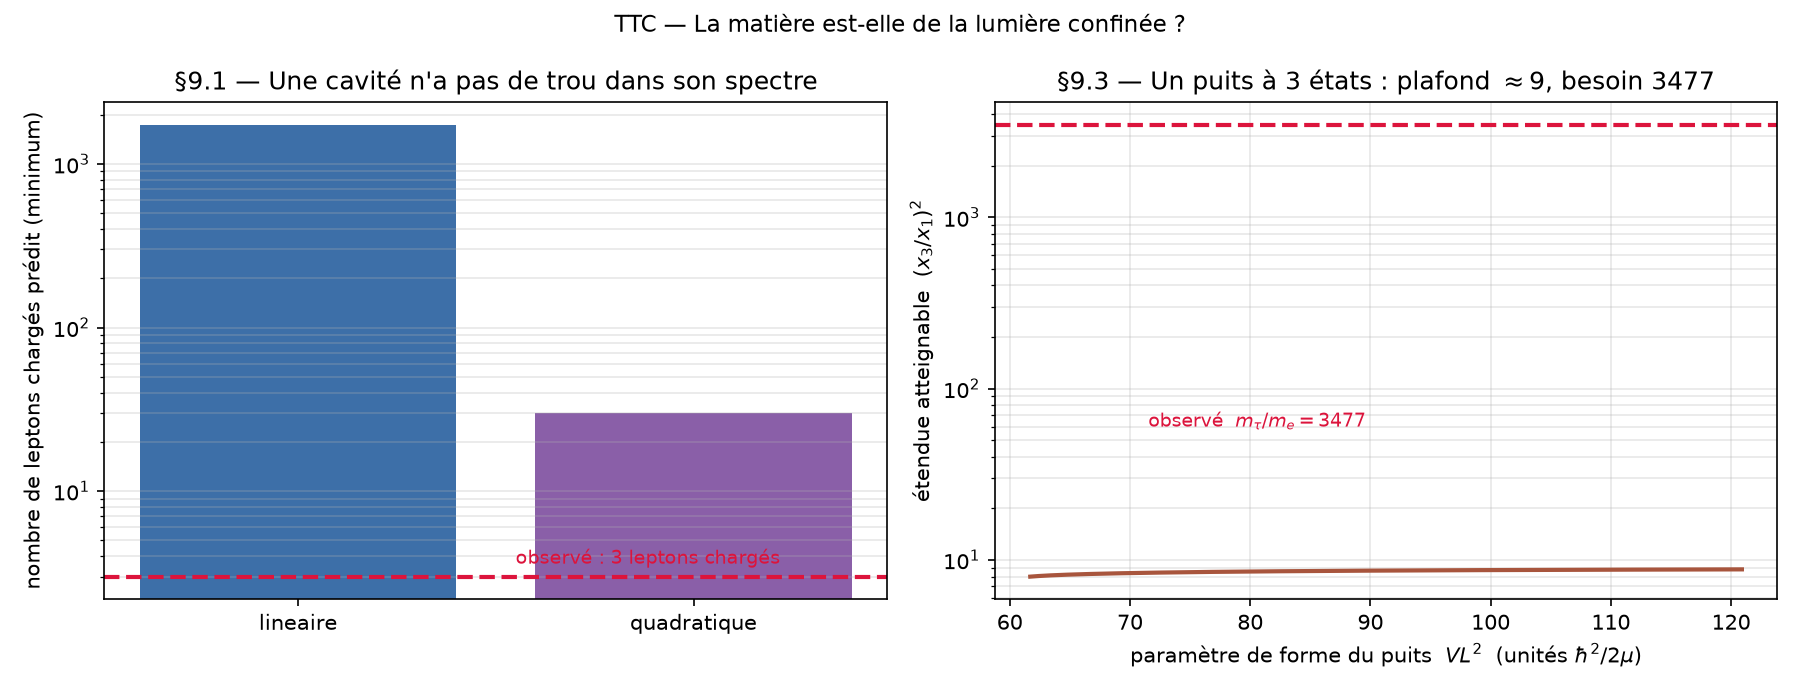

Recreate this plot in Python.
# -*- coding: utf-8 -*-
"""
TTC — Test du comptage de modes : "la matiere est-elle de la lumiere confinee ?"
===============================================================================
Accompagne TTC-deliement-bilan-energetique.md, section 9.

Ontologie testee ("lumiere confinee", notee C-light) :
    la matiere est un MODE d'un champ sans masse (Phi, m_Phi = 0, WP ligne 218)
    confine dans une cavite. La masse du mode est son energie propre :
        loi LINEAIRE    (cavite relativiste, photon) : m_n = hbar c x_n / L
        loi QUADRATIQUE (puits Schrodinger)          : m_n = hbar^2 x_n^2 /(2 mu L^2)
    ou x_n sont les zeros sans dimension fixes par la FORME du puits.

Point cle : L ne fait que fixer l'echelle globale, il ne change AUCUN rapport.
Les rapports de masse sont donc entierement determines par la forme du puits.
C'est une prediction, donc une prise pour la falsification.

Theoreme de comptage (Partie 1)
-------------------------------
Les zeros (l = 0) d'un puits spherique verifient (k-1/2)*pi < x_k < k*pi.
Donc x_N/x_1 < 2N pour un puits a N etats lies.

Corollaire : pour obtenir un rapport m_N/m_1 donne, il faut
        N > (m_N/m_1)^(1/alpha) / 2
Avec les leptons charges (m_tau/m_e = 3477), cela impose un NOMBRE MINIMAL de
generations. On en observe 3.

Sorties : ttc_confinement_modes.json, ttc_confinement_modes.png
"""

import json
import numpy as np
from scipy.special import spherical_jn

try:
    import matplotlib
    matplotlib.use("Agg")
    import matplotlib.pyplot as plt
    HAS_MPL = True
except ImportError:
    HAS_MPL = False

# --- masses observees (MeV) -------------------------------------------------
M_E, M_MU, M_TAU = 0.51099895000, 105.6583755, 1776.86
RATIO_MU = M_MU / M_E        # 206.768
RATIO_TAU = M_TAU / M_E      # 3477.23
SPAN = RATIO_TAU             # etalement du spectre


# ---------------------------------------------------------------------------
# Partie 1 — theoreme de comptage
# ---------------------------------------------------------------------------
def part1_counting_theorem(span=SPAN):
    """N_min tel que x_N/x_1 puisse atteindre span (loi lineaire ou quadratique)."""
    rows = []
    for name, alpha in (("lineaire (cavite relativiste, m ~ x)", 1.0),
                        ("quadratique (puits Schrodinger, m ~ x^2)", 2.0)):
        need = span ** (1.0 / alpha)      # x_N/x_1 requis
        n_min = int(np.floor(need / 2.0)) + 1   # car x_N/x_1 < 2N
        rows.append({"loi": name, "alpha": alpha,
                     "x_N_over_x_1_requis": float(need),
                     "N_min_theorique": n_min})
    return rows


# ---------------------------------------------------------------------------
# Partie 2 — puits sans parametre libre : predictions chiffrees
# ---------------------------------------------------------------------------
def bessel_zeros(l_max=4, n_max=5):
    """Zeros x_{n,l} de j_l."""
    tab = {}
    for l in range(l_max + 1):
        zs = []
        x0 = 1e-3
        # balayage puis bissection
        grid = np.linspace(1e-3, (n_max + 0.6) * np.pi, 200000)
        vals = spherical_jn(l, grid)
        sc = np.where(np.sign(vals[:-1]) * np.sign(vals[1:]) < 0)[0]
        for i in sc[:n_max]:
            a, b = grid[i], grid[i + 1]
            for _ in range(80):
                m = 0.5 * (a + b)
                if np.sign(spherical_jn(l, a)) * np.sign(spherical_jn(l, m)) <= 0:
                    b = m
                else:
                    a = m
            zs.append(float(0.5 * (a + b)))
        tab[l] = zs
    return tab


def part2_parameter_free(ztab, n_states=3):
    """Puits infiniment profond : forme fixe, AUCUN parametre.

    Version la plus favorable a l'ontologie : on autorise TOUS les moments
    cinetiques l <= 4 et on prend les 3 niveaux les plus bas (cela reduit les
    rapports, donc rapproche de l'observation).
    """
    levels = sorted(z for l in ztab for z in ztab[l])[:n_states]
    pred_lin = [float(zz / levels[0]) for zz in levels]
    pred_quad = [float((zz / levels[0]) ** 2) for zz in levels]
    obs = [1.0, RATIO_MU, RATIO_TAU]
    rows = []
    for i in range(n_states):
        rows.append({"niveau": i + 1, "x_n": levels[i],
                     "predit_lineaire": pred_lin[i],
                     "predit_quadratique": pred_quad[i],
                     "observe_m_lepton_m_e": obs[i],
                     "ecart_lineaire": obs[i] / pred_lin[i],
                     "ecart_quadratique": obs[i] / pred_quad[i]})
    return rows


# ---------------------------------------------------------------------------
# Partie 3 — puits fini : UN seul parametre de forme, donc un vrai test
# ---------------------------------------------------------------------------
def finite_well_zeros(VL2, l=0, n_scan=4000):
    """Zeros de x*cot(x) = -sqrt(VL2 - x^2)  (l=0), VL2 = 2 mu V L^2 / hbar^2.
    x doit tomber dans (k*pi + pi/2, (k+1)*pi) ou cot < 0."""
    if VL2 <= 0:
        return []
    R0 = np.sqrt(VL2)
    roots = []
    for k in range(0, int(R0 / np.pi) + 2):
        a, b = k * np.pi + np.pi / 2 + 1e-9, min((k + 1) * np.pi - 1e-9, R0)
        if b <= a:
            continue

        def g(x):
            x = np.asarray(x, dtype=float)
            return x / np.tan(x) + np.sqrt(np.maximum(R0 * R0 - x * x, 0.0))

        xs = np.linspace(a, b, n_scan)
        vs = g(xs)
        ok = np.isfinite(vs)
        sc = [i for i in range(len(vs) - 1)
              if ok[i] and ok[i + 1] and vs[i] * vs[i + 1] < 0]
        for i in sc:
            lo, hi = xs[i], xs[i + 1]
            flo = g(lo)
            for _ in range(120):
                m = 0.5 * (lo + hi)
                if flo * g(m) <= 0:
                    hi = m
                else:
                    lo, flo = m, g(m)
            roots.append(float(0.5 * (lo + hi)))
    return sorted(roots)


def part3_finite_well():
    """Un puits spherique fini n'a qu'UN parametre de forme VL2.

    La fenetre a exactement 3 etats lies est R0 in (5pi/2, 7pi/2), soit
    VL2 in (61.7, 120.9). L'etendue maximale y est atteinte aux bornes :
        x_1 -> pi/2 ,  x_3 -> 3pi   =>   x_3/x_1 -> 6  (et non 2N quelconque)
    On balaye toute la fenetre pour le verifier numeriquement.
    """
    scan = []
    for VL2 in np.linspace(60.0, 122.0, 620):
        zs = finite_well_zeros(VL2)
        if len(zs) == 3:
            scan.append({"VL2": float(VL2),
                         "x": zs,
                         "span_lineaire": zs[-1] / zs[0],
                         "span_quadratique": (zs[-1] / zs[0]) ** 2})
    if not scan:
        return {}, []
    max_lin = max(s["span_lineaire"] for s in scan)
    max_quad = max(s["span_quadratique"] for s in scan)
    summary = {"n_points_3_etats": len(scan),
               "VL2_min": scan[0]["VL2"], "VL2_max": scan[-1]["VL2"],
               "span_lineaire_max_atteignable": float(max_lin),
               "span_quadratique_max_atteignable": float(max_quad),
               "borne_theorique_lineaire": 6.0,
               "borne_theorique_quadratique": 36.0,
               "span_observe": float(SPAN)}
    return summary, scan


# ---------------------------------------------------------------------------
# Partie 4 — bilans de parametres
# ---------------------------------------------------------------------------
def part4_parameter_budget(n_fermions=9):
    """Combien de parametres libres dans chaque ontologie ?"""
    return [
        {"ontologie": "Modele standard (Yukawa)", "parametres": n_fermions,
         "commentaire": "1 couplage de Yukawa par fermion"},
        {"ontologie": "Lumiere confinee, une cavite par fermion",
         "parametres": 2 * n_fermions,
         "commentaire": "profondeur V et taille L par fermion -> 2N"},
        {"ontologie": "Lumiere confinee, une seule forme de puits",
         "parametres": 1,
         "commentaire": "1 parametre de forme, mais REFUTE (Partie 3)"},
    ]


def main():
    L = []
    add = L.append

    # ---- P1
    add("=" * 80)
    add("PARTIE 1 — Theoreme de comptage : une cavite n'a pas de trous")
    add("=" * 80)
    add("Un puits a N etats lies verifie x_N/x_1 < 2N  (zeros l=0).")
    add("Pour atteindre l'etendue observee m_tau/m_e = %.2f :" % SPAN)
    add("")
    p1 = part1_counting_theorem()
    add(f"{'loi de dispersion':<44} {'x_N/x_1 requis':>16} {'N_min':>8}")
    add("-" * 80)
    for r in p1:
        add(f"{r['loi']:<44} {r['x_N_over_x_1_requis']:16.2f} {r['N_min_theorique']:8d}")
    add("-" * 80)
    add("=> NOMBRE MINIMAL DE LEPTONS CHARGES PREDIT :")
    for r in p1:
        add(f"   {r['loi'].split(' (')[0]:<12} : au moins {r['N_min_theorique']} leptons charges")
    add("")
    add("   OBSERVE : 3.")
    add("   => L'ontologie 'lumiere confinee' avec une cavite ordinaire est REFUTEE,")
    add("      quelle que soit la forme du puits (borne independante de la forme).")

    # ---- P2
    add("")
    add("=" * 80)
    add("PARTIE 2 — Puits infiniment profond (forme fixe, zero parametre)")
    add("=" * 80)
    ztab = bessel_zeros()
    p2 = part2_parameter_free(ztab)
    add("Version la plus favorable : tous les moments l <= 4 autorises,")
    add("3 niveaux les plus bas (cela MINORE les rapports).")
    add("")
    add(f"{'niveau':>6} {'x_n':>8} {'predit lin.':>13} {'predit quad.':>13} "
        f"{'OBSERVE':>11} {'ecart lin.':>11}")
    add("-" * 80)
    for r in p2:
        add(f"{r['niveau']:6d} {r['x_n']:8.4f} {r['predit_lineaire']:13.3f} "
            f"{r['predit_quadratique']:13.3f} {r['observe_m_lepton_m_e']:11.3f} "
            f"{r['ecart_lineaire']:10.1f}x")
    add("-" * 80)
    add("=> Le puits sans parametre predit 1 : %.2f : %.2f (lineaire)."
        % (p2[1]["predit_lineaire"], p2[2]["predit_lineaire"]))
    add("   L'observation donne 1 : %.2f : %.2f." % (RATIO_MU, RATIO_TAU))
    add("   Ecart sur la 3e generation : facteur %.0f." % p2[2]["ecart_lineaire"])

    # ---- P3
    add("")
    add("=" * 80)
    add("PARTIE 3 — Puits fini : un seul parametre de forme, donc un VRAI test")
    add("=" * 80)
    s3, scan3 = part3_finite_well()
    if s3:
        add(f"fenetre a 3 etats : R0 dans (5pi/2, 7pi/2)  =>  VL2 dans (61.7, 120.9)")
        add(f"{s3['n_points_3_etats']} puits balayes ; borne LACHE 6 (lin.) et 36 (quad.)")
        add("")
        add(f"  maximum REELLEMENT calcule, loi lineaire    : {s3['span_lineaire_max_atteignable']:.3f}"
            f"   (borne lache {s3['borne_theorique_lineaire']:.0f})")
        add(f"  maximum REELLEMENT calcule, loi quadratique : {s3['span_quadratique_max_atteignable']:.1f}"
            f"   (borne lache {s3['borne_theorique_quadratique']:.0f})")
        add(f"  etendue OBSERVEE (m_tau/m_e)               : {s3['span_observe']:.1f}")
        add("")
        add("=> Meme au mieux, un puits a 3 etats plafonne a %.0f (quadratique) :"
            % s3['span_quadratique_max_atteignable'])
        add("   il manque un facteur %.0f sur l'etendue observee."
            % (s3['span_observe'] / s3['span_quadratique_max_atteignable']))
        add("   Le parametre de forme est donc epuise : ce n'est pas un ajustement")
        add("   possible, c'est une impossibilite.")

    # ---- P4
    add("")
    add("=" * 80)
    add("PARTIE 4 — Bilan des parametres libres")
    add("=" * 80)
    add(f"{'ontologie':<44} {'parametres':>12}")
    add("-" * 80)
    p4 = part4_parameter_budget()
    for r in p4:
        add(f"{r['ontologie']:<44} {r['parametres']:12d}")
    add("-" * 80)
    for r in p4:
        add(f"  {r['ontologie']:<42} : {r['commentaire']}")

    # ---- Verdict
    add("")
    add("=" * 80)
    add("VERDICT")
    add("=" * 80)
    add("1. 'Lumiere confinee dans une cavite ordinaire' est REFUTE :")
    add("   une cavite de N etats a un spectre SANS TROU, donc un rapport")
    add("   m_tau/m_e = 3477 exige des milliers (ou au moins 30) leptons.")
    add("   On en observe 3. Ce n'est pas un defaut d'ajustement : c'est")
    add("   une borne independante de la forme du puits.")
    add("")
    add("2. La seule ontologie 'lumiere confinee' survivante est celle ou le")
    add("   NOMBRE de modes est fixe par la TOPOLOGIE (theoreme d'indice),")
    add("   pas par une cavite. Trois generations = invariant topologique.")
    add("   Mais alors l'ontologie ne dit RIEN des rapports de masse :")
    add("   elle explique le comptage, pas le spectre.")
    add("")
    add("3. Conclusion pour le programme : 'delier de la lumiere confinee'")
    add("   ne peut pas etre la bonne formulation. Il faut soit (a) une")
    add("   cavite par fermion (2N parametres = pire que le MS), soit")
    add("   (b) une protection topologique (qui laisse les masses inexpliquees).")
    add("   Aucune des deux ne rend le deliement plus accessible : dans (a) la")
    add("   masse est l'energie de la cavite, qu'il faut payer ; dans (b) la")
    add("   masse n'est pas dans le mode confine du tout.")

    txt = "\n".join(L)
    print(txt)

    payload = {
        "observed": {"m_mu_over_m_e": float(RATIO_MU),
                     "m_tau_over_m_e": float(RATIO_TAU)},
        "counting_theorem": p1,
        "parameter_free_well": p2,
        "finite_well_3states": s3,
        "parameter_budget": p4,
        "verdict": {
            "cavity_ontology": "refutee : spectre sans trou -> N_min leptons",
            "topological_ontology": "survit pour le comptage, muette sur les rapports",
        },
    }
    with open("ttc_confinement_modes.json", "w", encoding="utf-8") as fh:
        json.dump(payload, fh, indent=2, ensure_ascii=False)

    if HAS_MPL:
        fig, ax = plt.subplots(1, 2, figsize=(12, 4.6))

        # (a) nombre minimal de leptons predit vs observe
        names = [r["loi"].split(" (")[0] for r in p1]
        nmins = [r["N_min_theorique"] for r in p1]
        ax[0].bar(names, nmins, color=["#3d6fa8", "#8a5fa8"])
        ax[0].axhline(3, color="crimson", ls="--", lw=2)
        ax[0].text(0.55, 3.6, "observé : 3 leptons chargés", color="crimson", fontsize=9)
        ax[0].set_yscale("log")
        ax[0].set_ylabel("nombre de leptons chargés prédit (minimum)")
        ax[0].set_title("§9.1 — Une cavité n'a pas de trou dans son spectre")
        ax[0].grid(alpha=0.3, axis="y", which="both")

        # (b) puits fini a 3 etats : etendue atteignable
        if scan3:
            vl = [s["VL2"] for s in scan3]
            sp = [s["span_quadratique"] for s in scan3]
            ax[1].plot(vl, sp, lw=2, color="#a8553d")
            ax[1].axhline(SPAN, color="crimson", ls="--", lw=2)
            ax[1].set_yscale("log")
            ax[1].set_xlabel(r"paramètre de forme du puits  $V L^2$  (unités $\hbar^2/2\mu$)")
            ax[1].set_ylabel(r"étendue atteignable  $(x_3/x_1)^2$")
            ax[1].set_title(r"§9.3 — Un puits à 3 états : plafond $\approx 9$, besoin $3477$")
            ax[1].text(vl[len(vl) // 6], 60.0, r"observé  $m_\tau/m_e = 3477$",
                       color="crimson", fontsize=9)
            ax[1].grid(alpha=0.3, which="both")

        fig.suptitle("TTC — La matière est-elle de la lumière confinée ?", fontsize=11)
        fig.tight_layout()
        fig.savefig("ttc_confinement_modes.png", dpi=150)
        print("\n[ok] ttc_confinement_modes.png écrit")


if __name__ == "__main__":
    main()
